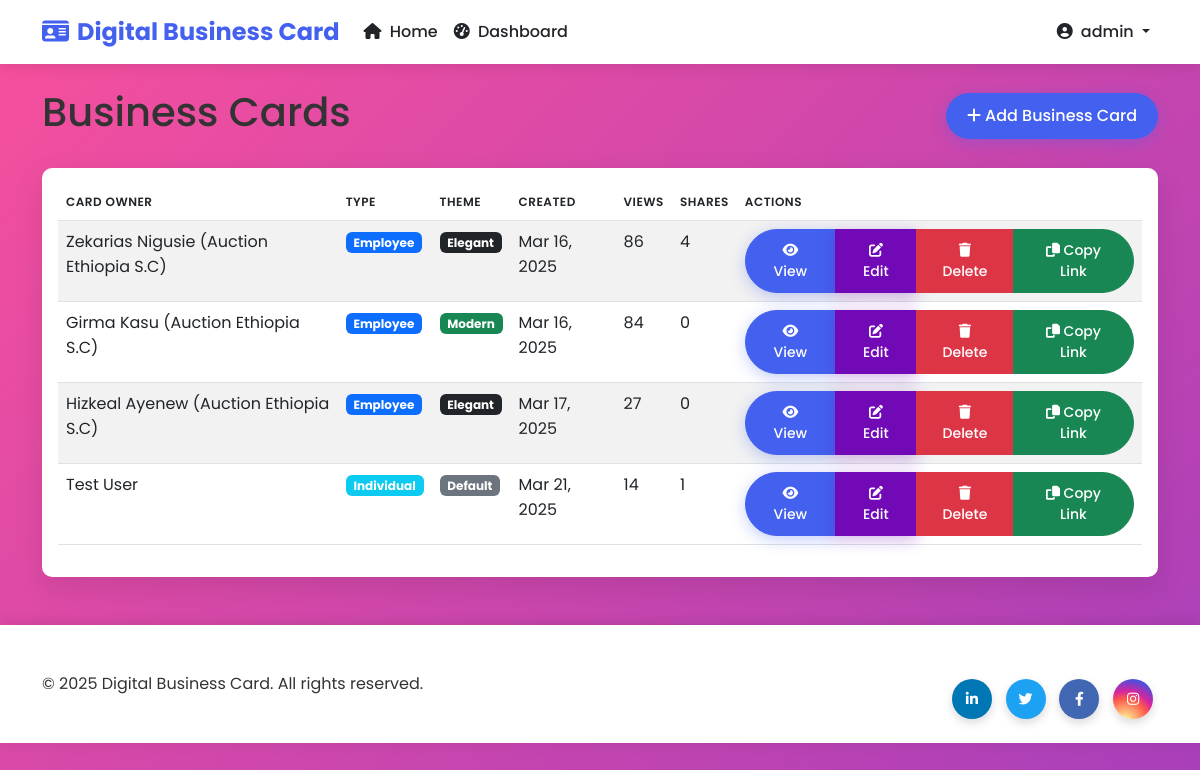
Screenshot of /dashboard/cards/ (signed in) with the database file from the repository.
### cards/models.py (models this page shows, shortened)
class BusinessCard(models.Model):
    THEME_CHOICES = [
        ('default', 'Default'),
        ('elegant', 'Elegant'),
        ('modern', 'Modern'),
    ]
    uuid = models.UUIDField(default=uuid.uuid4, editable=False, unique=True)
    employee = models.OneToOneField(Employee, on_delete=models.CASCADE, null=True, blank=True, related_name='business_card')
    individual_client = models.OneToOneField(IndividualClient, on_delete=models.CASCADE, null=True, blank=True, related_name='business_card')
    qr_code = models.ImageField(upload_to='qr_codes/', blank=True)
    views = models.PositiveIntegerField(default=0)
    shares = models.PositiveIntegerField(default=0)
    last_viewed = models.DateTimeField(auto_now=True)
    created_at = models.DateTimeField(auto_now_add=True)
    theme = models.CharField(max_length=20, choices=THEME_CHOICES, default='default')

class Employee(models.Model):
    company = models.ForeignKey(Company, on_delete=models.CASCADE, related_name='employees')
    name = models.CharField(max_length=100)
    job_title = models.CharField(max_length=100)
    phone = models.CharField(max_length=20)
    email = models.EmailField()
    profile_picture = models.ImageField(upload_to='employee_pics/', blank=True)
    linkedin = models.URLField(blank=True)
    twitter = models.URLField(blank=True)
    facebook = models.URLField(blank=True)
    instagram = models.URLField(blank=True)
    created_at = models.DateTimeField(auto_now_add=True)

class Company(models.Model):
    name = models.CharField(max_length=100)
    logo = models.ImageField(upload_to='company_logos/', blank=True)
    address = models.CharField(max_length=200, blank=True)
    phone = models.CharField(max_length=20, blank=True)
    email = models.EmailField(blank=True)
    website = models.URLField(blank=True)
    created_at = models.DateTimeField(auto_now_add=True)
    class Meta:
        verbose_name_plural = "Companies"

class IndividualClient(models.Model):
    name = models.CharField(max_length=100)
    job_title = models.CharField(max_length=100, blank=True)
    phone = models.CharField(max_length=20, blank=True)
    email = models.EmailField(blank=True)
    website = models.URLField(blank=True)
    profile_picture = models.ImageField(upload_to='individual_pics/', blank=True)
    linkedin = models.URLField(blank=True)
    twitter = models.URLField(blank=True)
    facebook = models.URLField(blank=True)
    instagram = models.URLField(blank=True)
    created_at = models.DateTimeField(auto_now_add=True)

### cards/views.py (the view)
# urls.py: path('dashboard/cards/', views.card_list, name='card_list'),
@login_required
def card_list(request):
    cards = BusinessCard.objects.all()
    context = {
        'cards': cards
    }
    return render(request, 'cards/card_list.html', context)

### cards/templates/cards/card_list.html (shortened to what this page needs)
{% extends 'cards/base.html' %}
{% block content %}
<div class="d-flex justify-content-between align-items-center mb-4">
    <h1>Business Cards</h1>
    <a href="{% url 'card_create' %}" class="btn btn-primary">
        <i class="fas fa-plus"></i> Add Business Card
    </a>
</div>
<div class="card">
    <div class="card-body">
        <div class="table-responsive">
            <table class="table table-striped">
                <thead>
                    <tr>
                        <th>Card Owner</th>
                        <th>Type</th>
                        <th>Theme</th>
                        <th>Created</th>
                        <th>Views</th>
                        <th>Shares</th>
                        <th>Actions</th>
                    </tr>
                </thead>
                <tbody>
                    {% for card in cards %}
                    <tr>
                        <td>
                            {% if card.employee %}
                                {{ card.employee.name }} ({{ card.employee.company.name }})
                            {% else %}
                                {{ card.individual_client.name }}
                            {% endif %}
                        </td>
                        <td>
                            {% if card.employee %}
                                <span class="badge bg-primary">Employee</span>
                            {% else %}
                                <span class="badge bg-info">Individual</span>
                            {% endif %}
                        </td>
                        <td>
                            {% if card.theme == 'default' %}
                                <span class="badge bg-secondary">Default</span>
                            {% elif card.theme == 'elegant' %}
                                <span class="badge bg-dark">Elegant</span>
                            {% elif card.theme == 'modern' %}
                                <span class="badge bg-success">Modern</span>
                            {% else %}
                                <span class="badge bg-light text-dark">{{ card.theme|title }}</span>
                            {% endif %}
                        </td>
                        <td>{{ card.created_at|date:"M d, Y" }}</td>
                        <td>{{ card.views }}</td>
                        <td>{{ card.shares }}</td>
                        <td>
                            <div class="btn-group">
                                <a href="{% url 'card_detail' card.uuid %}" class="btn btn-sm btn-primary">
                                    <i class="fas fa-eye"></i> View
                                </a>
                                <a href="{% url 'card_edit' card.id %}" class="btn btn-sm btn-secondary">
                                    <i class="fas fa-edit"></i> Edit
                                </a>
                                <a href="{% url 'card_delete' card.id %}" class="btn btn-sm btn-danger">
                                    <i class="fas fa-trash"></i> Delete
                                </a>
                                <button class="btn btn-sm btn-success copy-link" data-url="{{ request.scheme }}://{{ request.get_host }}{% url 'card_detail' card.uuid %}">
                                    <i class="fas fa-copy"></i> Copy Link
                                </button>
                            </div>
                        </td>
                    </tr>
                    {% empty %}
                    <tr>
                        <td colspan="7" class="text-center">No business cards available</td>
                    </tr>
                    {% endfor %}
                </tbody>
            </table>
        </div>
    </div>
</div>
{% endblock %}

### cards/templates/cards/base.html (shortened to what this page needs)
<!DOCTYPE html>
<html lang="en">
<head>
    <link href="https://cdn.jsdelivr.net/npm/bootstrap@5.3.0-alpha1/dist/css/bootstrap.min.css" rel="stylesheet">
    <link rel="stylesheet" href="https://cdnjs.cloudflare.com/ajax/libs/font-awesome/6.1.1/css/all.min.css">
    <link href="https://unpkg.com/aos@2.3.1/dist/aos.css" rel="stylesheet">
    {% load static %}
    <link rel="stylesheet" href="{% static 'cards/css/style.css' %}">
</head>
<body>
    <nav class="navbar navbar-expand-lg navbar-light mb-4 sticky-top">
        <div class="container">
            <a class="navbar-brand" href="{% url 'home' %}">
                <i class="fas fa-id-card me-2"></i>Digital Business Card
            </a>
            <div class="collapse navbar-collapse" id="navbarNav">
                <ul class="navbar-nav me-auto">
                    <li class="nav-item">
                        <a class="nav-link" href="{% url 'home' %}"><i class="fas fa-home me-1"></i> Home</a>
                    </li>
                    {% if user.is_authenticated %}
                    <li class="nav-item">
                        <a class="nav-link" href="{% url 'dashboard' %}"><i class="fas fa-tachometer-alt me-1"></i> Dashboard</a>
                    </li>
                    {% endif %}
                </ul>
                <ul class="navbar-nav">
                    {% if user.is_authenticated %}
                    <li class="nav-item dropdown">
                        <a class="nav-link dropdown-toggle" href="#" id="navbarDropdown" role="button" data-bs-toggle="dropdown">
                            <i class="fas fa-user-circle me-1"></i> {{ user.username }}
                        </a>
                    </li>
                    {% else %}
                    <li class="nav-item">
                        <a class="nav-link btn btn-sm btn-primary text-white px-3" href="{% url 'login' %}"><i class="fas fa-sign-in-alt me-1"></i> Login</a>
                    </li>
                    {% endif %}
                </ul>
            </div>
        </div>
    </nav>
    <div class="container">
        {% block content %}{% endblock %}
    </div>
    <footer class="mt-5 py-4">
        <div class="container">
            <div class="row align-items-center">
                <div class="col-md-6 text-center text-md-start">
                    <p class="mb-0">&copy; {% now "Y" %} Digital Business Card. All rights reserved.</p>
                </div>
                <div class="col-md-6 text-center text-md-end">
                    <div class="social-links small">
                        <a href="#" class="linkedin"><i class="fab fa-linkedin-in"></i></a>
                        <a href="#" class="twitter"><i class="fab fa-twitter"></i></a>
                        <a href="#" class="facebook"><i class="fab fa-facebook-f"></i></a>
                        <a href="#" class="instagram"><i class="fab fa-instagram"></i></a>
                    </div>
                </div>
            </div>
        </div>
    </footer>
</body>
</html>

### cards/static/cards/css/style.css (style rules this page uses)
:root { --primary-color: #4361ee; --primary-hover: #3a56d4; --secondary-color: #7209b7; --accent-color: #f72585; --light-color: #f8f9fa; --dark-color: #212529; --border-radius: 10px; --box-shadow: 0 10px 30px rgba(0, 0, 0, 0.1); --primary-rgb: 67, 97, 238; --success-rgb: 40, 167, 69; --info-rgb: 23, 162, 184; --warning-rgb: 255, 193, 7; --white: #ffffff; --btn-border-radius: 50px; --box-shadow-sm: 0 4px 15px rgba(0, 0, 0, 0.08); }
body { font-family: 'Poppins', sans-serif; background-color: #f9fafb; color: #333; line-height: 1.6; }
.navbar { box-shadow: 0 2px 15px rgba(0, 0, 0, 0.1); background-color: white !important; }
.navbar-brand { font-weight: 700; font-size: 1.5rem; color: var(--primary-color) !important; }
.nav-link { font-weight: 500; color: var(--dark-color) !important; transition: all 0.3s ease; }
.btn { border-radius: 50px; padding: 10px 20px; font-weight: 500; transition: all 0.3s ease; }
.btn-primary { background-color: var(--primary-color); border-color: var(--primary-color); box-shadow: 0 4px 15px rgba(67, 97, 238, 0.3); }
.btn-secondary { background-color: var(--secondary-color); border-color: var(--secondary-color); box-shadow: 0 4px 15px rgba(114, 9, 183, 0.3); }
.card { border-radius: var(--border-radius); border: none; box-shadow: var(--box-shadow); transition: transform 0.3s, box-shadow 0.3s; overflow: hidden; }
.social-links { margin-top: 30px; }
.social-links a { display: inline-block; width: 40px; height: 40px; line-height: 40px; text-align: center; border-radius: 50%; margin: 0 5px; color: white; transition: all 0.3s; box-shadow: 0 4px 10px rgba(0, 0, 0, 0.15); }
.linkedin { background-color: #0077B5; }
.twitter { background-color: #1DA1F2; }
.facebook { background-color: #4267B2; }
.instagram { background: radial-gradient(circle at 30% 107%, #fdf497 0%, #fdf497 5%, #fd5949 45%, #d6249f 60%, #285AEB 90%); }
.table th { font-weight: 600; text-transform: uppercase; font-size: 0.75rem; letter-spacing: 0.5px; }
.btn-group .btn:first-child { border-top-left-radius: var(--btn-border-radius); border-bottom-left-radius: var(--btn-border-radius); }
.btn-group .btn:last-child { border-top-right-radius: var(--btn-border-radius); border-bottom-right-radius: var(--btn-border-radius); }
footer { background-color: white; box-shadow: 0 -2px 15px rgba(0, 0, 0, 0.1); padding: 20px 0; }
.fade-in { animation: fadeIn 0.5s ease-in; }

### rows the page displays
BusinessCard: employee.name "Zekarias Nigusie", employee.company.name "Auction Ethiopia S.C", shows "Employee", theme "Elegant", created_at "Mar 16, 2025", views "86", shares "4"
BusinessCard: employee.name "Girma Kasu", employee.company.name "Auction Ethiopia S.C", shows "Employee", theme "Modern", created_at "Mar 16, 2025", views "84", shares "0"
BusinessCard: employee.name "Hizkeal Ayenew", employee.company.name "Auction Ethiopia S.C", shows "Employee", theme "Elegant", created_at "Mar 17, 2025", views "27", shares "0"
BusinessCard: individual_client.name "Test User", shows "Individual", theme "Default", created_at "Mar 21, 2025", views "14", shares "1"

### other values shown
{{ user.username }} "admin"
